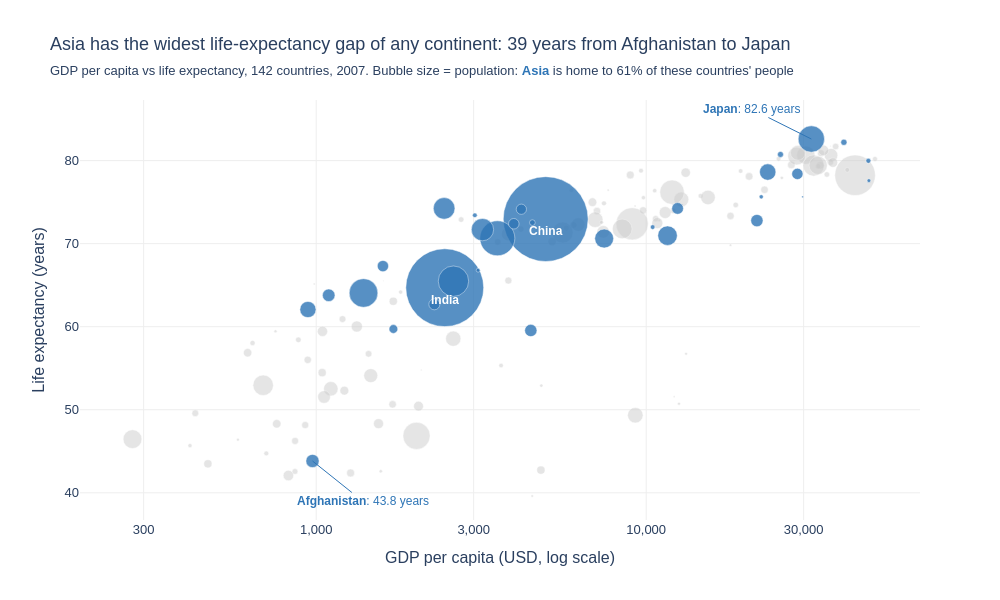

The notebook cell this image was saved under:
### Markdown cell above
## Task 2 — Bubble chart: tell a story

**What to build:** A bubble chart (full 2007 dataset, all countries) where:
- x = GDP per capita (log scale)
- y = life expectancy
- size = population
- colour = ONE continent highlighted (your choice), all others grey
- At least one annotation explaining the highlighted group's story

> This is the grey-and-highlight technique applied to a bubble chart.

### Code cell
# Task 2 — 2007 bubble chart, Asia highlighted
highlight = 'Asia'
data = df[df['year'] == 2007]
others = sorted(c for c in data['continent'].unique() if c != highlight)
asia = data[data['continent'] == highlight].set_index('country')

life_gap = data.groupby('continent')['lifeExp'].agg(lambda s: s.max() - s.min()).sort_values(ascending=False)
pop_share = asia['pop'].sum() / data['pop'].sum()
longest, shortest = asia['lifeExp'].idxmax(), asia['lifeExp'].idxmin()
print("Life expectancy gap within each continent (years):")
print(life_gap.round(1))
print(f"Asia's share of population: {pop_share:.0%}")

fig = px.scatter(
    data_frame=data,
    x='gdpPercap', y='lifeExp',
    size='pop', size_max=60,
    color='continent',
    category_orders={'continent': others + [highlight]},
    color_discrete_map={**{c: '#CCCCCC' for c in others}, highlight: '#2E75B6'},
    hover_name='country',
    hover_data={'continent': True, 'pop': ':,'},
    log_x=True,
    labels={'gdpPercap': 'GDP per capita (USD, log scale)', 'lifeExp': 'Life expectancy (years)',
            'pop': 'Population', 'continent': 'Continent'},
    template='plotly_white',
    height=600, width=1000
)

fig.update_traces(marker=dict(opacity=0.5, line=dict(width=0.5, color='white')), showlegend=False)
fig.update_traces(marker=dict(opacity=0.8), selector=dict(name=highlight))

for country, ax, ay in [(longest, -60, -30), (shortest, 50, 40)]:
    fig.add_annotation(
        x=np.log10(asia.loc[country, 'gdpPercap']), y=asia.loc[country, 'lifeExp'],
        text=f"<b>{country}</b>: {asia.loc[country, 'lifeExp']:.1f} years",
        showarrow=True, arrowhead=0, arrowwidth=1, arrowcolor='#2E75B6', ax=ax, ay=ay,
        font=dict(size=12, color='#2E75B6')
    )

# the two biggest bubbles are labelled inside
for country in asia['pop'].nlargest(2).index:
    fig.add_annotation(
        x=np.log10(asia.loc[country, 'gdpPercap']), y=asia.loc[country, 'lifeExp'],
        text=f"<b>{country}</b>", showarrow=False, yshift=-12,
        font=dict(size=12, color='white')
    )

fig.update_layout(
    title=dict(
        text=f"Asia has the widest life-expectancy gap of any continent: {life_gap[highlight]:.0f} years "
             f"from {shortest} to {longest}",
        subtitle=dict(text=(
            f"GDP per capita vs life expectancy, {len(data)} countries, 2007. Bubble size = population: "
            f"<span style='color:#2E75B6'><b>Asia</b></span> is home to {pop_share:.0%} of these countries' people"
        ))
    ),
    font=dict(family='Arial', size=13),
    xaxis=dict(gridcolor='#EEEEEE', tickvals=[300, 1000, 3000, 10000, 30000], tickformat=','),
    yaxis=dict(gridcolor='#EEEEEE'),
    margin=dict(t=100)
)

fig.show()

### Figure 1 — Plotly figure (JSON) as saved in the notebook; plotly's stock layout.template omitted (floating-point values rounded to 4 significant figures)
{"data": [{"customdata": [["Africa", 33333216], ["Africa", 12420476], ["Africa", 8078314], ["Africa", 1639131], ["Africa", 14326203], ["Africa", 8390505], ["Africa", 17696293], ["Africa", 4369038], ["Africa", 10238807], ["Africa", 710960], ["Africa", 64606759], ["Africa", 3800610], ["Africa", 18013409], ["Africa", 496374], ["Africa", 80264543], ["Africa", 551201], ["Africa", 4906585], ["Africa", 76511887], ["Africa", 1454867], ["Africa", 1688359], ["Africa", 22873338], ["Africa", 9947814], ["Africa", 1472041], ["Africa", 35610177], ["Africa", 2012649], ["Africa", 3193942], ["Africa", 6036914], ["Africa", 19167654], ["Africa", 13327079], ["Africa", 12031795], ["Africa", 3270065], ["Africa", 1250882], ["Africa", 33757175], ["Africa", 19951656], ["Africa", 2055080], ["Africa", 12894865], ["Africa", 135031164], ["Africa", 798094], ["Africa", 8860588], ["Africa", 199579], ["Africa", 12267493], ["Africa", 6144562], ["Africa", 9118773], ["Africa", 43997828], ["Africa", 42292929], ["Africa", 1133066], ["Africa", 38139640], ["Africa", 5701579], ["Africa", 10276158], ["Africa", 29170398], ["Africa", 11746035], ["Africa", 12311143]], "hovertemplate": "<b>%{hovertext}</b><br><br>Continent=%{customdata[0]}<br>GDP per capita (USD, log scale)=%{x}<br>Life expectancy (years)=%{y}<br>Population=%{customdata[1]:,}<extra></extra>", "hovertext": ["Algeria", "Angola", "Benin", "Botswana", "Burkina Faso", "Burundi", "Cameroon", "Central African Republic", "Chad", "Comoros", "Congo, Dem. Rep.", "Congo, Rep.", "Cote d'Ivoire", "Djibouti", "Egypt", "Equatorial Guinea", "Eritrea", "Ethiopia", "Gabon", "Gambia", "Ghana", "Guinea", "Guinea-Bissau", "Kenya", "Lesotho", "Liberia", "Libya", "Madagascar", "Malawi", "Mali", "Mauritania", "Mauritius", "Morocco", "Mozambique", "Namibia", "Niger", "Nigeria", "Reunion", "Rwanda", "Sao Tome and Principe", "Senegal", "Sierra Leone", "Somalia", "South Africa", "Sudan", "Swaziland", "Tanzania", "Togo", "Tunisia", "Uganda", "Zambia", "Zimbabwe"], "legendgroup": "Africa", "marker": {"color": "#CCCCCC", "line": {"color": "white", "width": 0.5}, "opacity": 0.5, "size": [33333216, 12420476, 8078314, 1639131, 14326203, 8390505, 17696293, 4369038, 10238807, 710960, 64606759, 3800610, 18013409, 496374, 80264543, 551201, 4906585, 76511887, 1454867, 1688359, 22873338, 9947814, 1472041, 35610177, 2012649, 3193942, 6036914, 19167654, 13327079, 12031795, 3270065, 1250882, 33757175, 19951656, 2055080, 12894865, 135031164, 798094, 8860588, 199579, 12267493, 6144562, 9118773, 43997828, 42292929, 1133066, 38139640, 5701579, 10276158, 29170398, 11746035, 12311143], "sizemode": "area", "sizeref": 366300.0, "symbol": "circle"}, "mode": "markers", "name": "Africa", "orientation": "v", "showlegend": false, "type": "scatter", "x": [6223.0, 4797.0, 1441.0, 12570.0, 1217.0, 430.1, 2042.0, 706.0, 1704.0, 986.1, 277.6, 3633.0, 1545.0, 2082.0, 5581.0, 12150.0, 641.4, 690.8, 13210.0, 752.7, 1328.0, 942.7, 579.2, 1463.0, 1569.0, 414.5, 12060.0, 1045.0, 759.3, 1043.0, 1803.0, 10960.0, 3820.0, 823.7, 4811.0, 619.7, 2014.0, 7670.0, 863.1, 1598.0, 1712.0, 862.5, 926.1, 9270.0, 2602.0, 4513.0, 1107.0, 883.0, 7093.0, 1056.0, 1271.0, 469.7], "xaxis": "x", "y": [72.3, 42.73, 56.73, 50.73, 52.3, 49.58, 50.43, 44.74, 50.65, 65.15, 46.46, 55.32, 48.33, 54.79, 71.34, 51.58, 58.04, 52.95, 56.73, 59.45, 60.02, 56.01, 46.39, 54.11, 42.59, 45.68, 73.95, 59.44, 48.3, 54.47, 64.16, 72.8, 71.16, 42.08, 52.91, 56.87, 46.86, 76.44, 46.24, 65.53, 63.06, 42.57, 48.16, 49.34, 58.56, 39.61, 52.52, 58.42, 73.92, 51.54, 42.38, 43.49], "yaxis": "y"}, {"customdata": [["Americas", 40301927], ["Americas", 9119152], ["Americas", 190010647], ["Americas", 33390141], ["Americas", 16284741], ["Americas", 44227550], ["Americas", 4133884], ["Americas", 11416987], ["Americas", 9319622], ["Americas", 13755680], ["Americas", 6939688], ["Americas", 12572928], ["Americas", 8502814], ["Americas", 7483763], ["Americas", 2780132], ["Americas", 108700891], ["Americas", 5675356], ["Americas", 3242173], ["Americas", 6667147], ["Americas", 28674757], ["Americas", 3942491], ["Americas", 1056608], ["Americas", 301139947], ["Americas", 3447496], ["Americas", 26084662]], "hovertemplate": "<b>%{hovertext}</b><br><br>Continent=%{customdata[0]}<br>GDP per capita (USD, log scale)=%{x}<br>Life expectancy (years)=%{y}<br>Population=%{customdata[1]:,}<extra></extra>", "hovertext": ["Argentina", "Bolivia", "Brazil", "Canada", "Chile", "Colombia", "Costa Rica", "Cuba", "Dominican Republic", "Ecuador", "El Salvador", "Guatemala", "Haiti", "Honduras", "Jamaica", "Mexico", "Nicaragua", "Panama", "Paraguay", "Peru", "Puerto Rico", "Trinidad and Tobago", "United States", "Uruguay", "Venezuela"], "legendgroup": "Americas", "marker": {"color": "#CCCCCC", "line": {"color": "white", "width": 0.5}, "opacity": 0.5, "size": [40301927, 9119152, 190010647, 33390141, 16284741, 44227550, 4133884, 11416987, 9319622, 13755680, 6939688, 12572928, 8502814, 7483763, 2780132, 108700891, 5675356, 3242173, 6667147, 28674757, 3942491, 1056608, 301139947, 3447496, 26084662], "sizemode": "area", "sizeref": 366300.0, "symbol": "circle"}, "mode": "markers", "name": "Americas", "orientation": "v", "showlegend": false, "type": "scatter", "x": [12780.0, 3822.0, 9066.0, 36320.0, 13170.0, 7007.0, 9645.0, 8948.0, 6025.0, 6873.0, 5728.0, 5186.0, 1202.0, 3548.0, 7321.0, 11980.0, 2749.0, 9809.0, 4173.0, 7409.0, 19330.0, 18010.0, 42950.0, 10610.0, 11420.0], "xaxis": "x", "y": [75.32, 65.55, 72.39, 80.65, 78.55, 72.89, 78.78, 78.27, 72.23, 74.99, 71.88, 70.26, 60.92, 70.2, 72.57, 76.19, 72.9, 75.54, 71.75, 71.42, 78.75, 69.82, 78.24, 76.38, 73.75], "yaxis": "y"}, {"customdata": [["Europe", 3600523], ["Europe", 8199783], ["Europe", 10392226], ["Europe", 4552198], ["Europe", 7322858], ["Europe", 4493312], ["Europe", 10228744], ["Europe", 5468120], ["Europe", 5238460], ["Europe", 61083916], ["Europe", 82400996], ["Europe", 10706290], ["Europe", 9956108], ["Europe", 301931], ["Europe", 4109086], ["Europe", 58147733], ["Europe", 684736], ["Europe", 16570613], ["Europe", 4627926], ["Europe", 38518241], ["Europe", 10642836], ["Europe", 22276056], ["Europe", 10150265], ["Europe", 5447502], ["Europe", 2009245], ["Europe", 40448191], ["Europe", 9031088], ["Europe", 7554661], ["Europe", 71158647], ["Europe", 60776238]], "hovertemplate": "<b>%{hovertext}</b><br><br>Continent=%{customdata[0]}<br>GDP per capita (USD, log scale)=%{x}<br>Life expectancy (years)=%{y}<br>Population=%{customdata[1]:,}<extra></extra>", "hovertext": ["Albania", "Austria", "Belgium", "Bosnia and Herzegovina", "Bulgaria", "Croatia", "Czech Republic", "Denmark", "Finland", "France", "Germany", "Greece", "Hungary", "Iceland", "Ireland", "Italy", "Montenegro", "Netherlands", "Norway", "Poland", "Portugal", "Romania", "Serbia", "Slovak Republic", "Slovenia", "Spain", "Sweden", "Switzerland", "Turkey", "United Kingdom"], "legendgroup": "Europe", "marker": {"color": "#CCCCCC", "line": {"color": "white", "width": 0.5}, "opacity": 0.5, "size": [3600523, 8199783, 10392226, 4552198, 7322858, 4493312, 10228744, 5468120, 5238460, 61083916, 82400996, 10706290, 9956108, 301931, 4109086, 58147733, 684736, 16570613, 4627926, 38518241, 10642836, 22276056, 10150265, 5447502, 2009245, 40448191, 9031088, 7554661, 71158647, 60776238], "sizemode": "area", "sizeref": 366300.0, "symbol": "circle"}, "mode": "markers", "name": "Europe", "orientation": "v", "showlegend": false, "type": "scatter", "x": [5937.0, 36130.0, 33690.0, 7446.0, 10680.0, 14620.0, 22830.0, 35280.0, 33210.0, 30470.0, 32170.0, 27540.0, 18010.0, 36180.0, 40680.0, 28570.0, 9254.0, 36800.0, 49360.0, 15390.0, 20510.0, 10810.0, 9787.0, 18680.0, 25770.0, 28820.0, 33860.0, 37510.0, 8458.0, 33200.0], "xaxis": "x", "y": [76.42, 79.83, 79.44, 74.85, 73.0, 75.75, 76.49, 78.33, 79.31, 80.66, 79.41, 79.48, 73.34, 81.76, 78.89, 80.55, 74.54, 79.76, 80.2, 75.56, 78.1, 72.48, 74.0, 74.66, 77.93, 80.94, 80.88, 81.7, 71.78, 79.42], "yaxis": "y"}, {"customdata": [["Oceania", 20434176], ["Oceania", 4115771]], "hovertemplate": "<b>%{hovertext}</b><br><br>Continent=%{customdata[0]}<br>GDP per capita (USD, log scale)=%{x}<br>Life expectancy (years)=%{y}<br>Population=%{customdata[1]:,}<extra></extra>", "hovertext": ["Australia", "New Zealand"], "legendgroup": "Oceania", "marker": {"color": "#CCCCCC", "line": {"color": "white", "width": 0.5}, "opacity": 0.5, "size": [20434176, 4115771], "sizemode": "area", "sizeref": 366300.0, "symbol": "circle"}, "mode": "markers", "name": "Oceania", "orientation": "v", "showlegend": false, "type": "scatter", "x": [34440.0, 25190.0], "xaxis": "x", "y": [81.23, 80.2], "yaxis": "y"}, {"customdata": [["Asia", 31889923], ["Asia", 708573], ["Asia", 150448339], ["Asia", 14131858], ["Asia", 1318683096], ["Asia", 6980412], ["Asia", 1110396331], ["Asia", 223547000], ["Asia", 69453570], ["Asia", 27499638], ["Asia", 6426679], ["Asia", 127467972], ["Asia", 6053193], ["Asia", 23301725], ["Asia", 49044790], ["Asia", 2505559], ["Asia", 3921278], ["Asia", 24821286], ["Asia", 2874127], ["Asia", 47761980], ["Asia", 28901790], ["Asia", 3204897], ["Asia", 169270617], ["Asia", 91077287], ["Asia", 27601038], ["Asia", 4553009], ["Asia", 20378239], ["Asia", 19314747], ["Asia", 23174294], ["Asia", 65068149], ["Asia", 85262356], ["Asia", 4018332], ["Asia", 22211743]], "hovertemplate": "<b>%{hovertext}</b><br><br>Continent=%{customdata[0]}<br>GDP per capita (USD, log scale)=%{x}<br>Life expectancy (years)=%{y}<br>Population=%{customdata[1]:,}<extra></extra>", "hovertext": ["Afghanistan", "Bahrain", "Bangladesh", "Cambodia", "China", "Hong Kong, China", "India", "Indonesia", "Iran", "Iraq", "Israel", "Japan", "Jordan", "Korea, Dem. Rep.", "Korea, Rep.", "Kuwait", "Lebanon", "Malaysia", "Mongolia", "Myanmar", "Nepal", "Oman", "Pakistan", "Philippines", "Saudi Arabia", "Singapore", "Sri Lanka", "Syria", "Taiwan", "Thailand", "Vietnam", "West Bank and Gaza", "Yemen, Rep."], "legendgroup": "Asia", "marker": {"color": "#2E75B6", "line": {"color": "white", "width": 0.5}, "opacity": 0.8, "size": [31889923, 708573, 150448339, 14131858, 1318683096, 6980412, 1110396331, 223547000, 69453570, 27499638, 6426679, 127467972, 6053193, 23301725, 49044790, 2505559, 3921278, 24821286, 2874127, 47761980, 28901790, 3204897, 169270617, 91077287, 27601038, 4553009, 20378239, 19314747, 23174294, 65068149, 85262356, 4018332, 22211743], "sizemode": "area", "sizeref": 366300.0, "symbol": "circle"}, "mode": "markers", "name": "Asia", "orientation": "v", "showlegend": false, "type": "scatter", "x": [974.6, 29800.0, 1391.0, 1714.0, 4959.0, 39720.0, 2452.0, 3541.0, 11610.0, 4471.0, 25520.0, 31660.0, 4519.0, 1593.0, 23350.0, 47310.0, 10460.0, 12450.0, 3096.0, 944.0, 1091.0, 22320.0, 2606.0, 3190.0, 21650.0, 47140.0, 3970.0, 4185.0, 28720.0, 7458.0, 2442.0, 3025.0, 2281.0], "xaxis": "x", "y": [43.83, 75.64, 64.06, 59.72, 72.96, 82.21, 64.7, 70.65, 70.96, 59.55, 80.75, 82.6, 72.53, 67.3, 78.62, 77.59, 71.99, 74.24, 66.8, 62.07, 63.78, 75.64, 65.48, 71.69, 72.78, 79.97, 72.4, 74.14, 78.4, 70.62, 74.25, 73.42, 62.7], "yaxis": "y"}], "layout": {"annotations": [{"arrowcolor": "#2E75B6", "arrowhead": 0, "arrowwidth": 1, "ax": -60, "ay": -30, "font": {"color": "#2E75B6", "size": 12}, "showarrow": true, "text": "<b>Japan</b>: 82.6 years", "x": 4.5, "y": 82.6}, {"arrowcolor": "#2E75B6", "arrowhead": 0, "arrowwidth": 1, "ax": 50, "ay": 40, "font": {"color": "#2E75B6", "size": 12}, "showarrow": true, "text": "<b>Afghanistan</b>: 43.8 years", "x": 2.989, "y": 43.83}, {"font": {"color": "white", "size": 12}, "showarrow": false, "text": "<b>China</b>", "x": 3.695, "y": 72.96, "yshift": -12}, {"font": {"color": "white", "size": 12}, "showarrow": false, "text": "<b>India</b>", "x": 3.39, "y": 64.7, "yshift": -12}], "font": {"family": "Arial", "size": 13}, "height": 600, "legend": {"itemsizing": "constant", "title": {"text": "Continent"}, "tracegroupgap": 0}, "margin": {"t": 100}, "title": {"subtitle": {"text": "GDP per capita vs life expectancy, 142 countries, 2007. Bubble size = population: <span style='color:#2E75B6'><b>Asia</b></span> is home to 61% of these countries' people"}, "text": "Asia has the widest life-expectancy gap of any continent: 39 years from Afghanistan to Japan"}, "width": 1000, "xaxis": {"anchor": "y", "domain": [0.0, 1.0], "gridcolor": "#EEEEEE", "tickformat": ",", "tickvals": [300, 1000, 3000, 10000, 30000], "title": {"text": "GDP per capita (USD, log scale)"}, "type": "log"}, "yaxis": {"anchor": "x", "domain": [0.0, 1.0], "gridcolor": "#EEEEEE", "title": {"text": "Life expectancy (years)"}}}}
